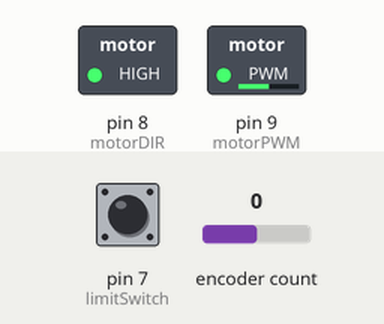
Recording of a sketch running on a simulated Arduino Uno, built with avr-gcc and run on an emulated ATmega328P. On the bench: switched loads named in the sketch (green lamp = pin HIGH). The test bench sets the inputs (shaded band); at power-on: pin 7 (limitSwitch) LOW, encoder count 0. What the sketch prints to the serial monitor is not drawn.

Above: at 0.1 s.
Timing chart, 0 to 1.6 s (numbered marks = the images above):
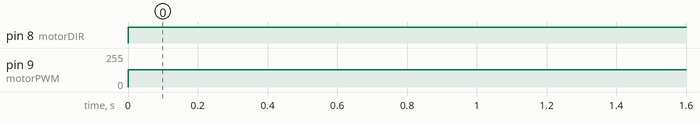

Measured:
- by itself, pin 8 (motorDIR): LOW → HIGH at 0.00 s
- by itself, pin 9 (motorPWM): 0/255 → 128/255 at 0.00 s

The sketch:

motor_start.ino
```cpp
//Mike Collins
//Intel Cornell Cup
//PWM Test Sketch
#define ENCODER_OPTIMIZE_INTERRUPTS
#include <Encoder.h>

////////////////////////////////////////////////////////
//Encoder definition
Encoder myEnc(2, 3);

//Pin definitions
int limitSwitch = 7;
int motorDIR = 8;
int motorPWM = 9;

/*
  PWM Duty Cycle
  (0.xx * 255 = dutyCycle)
*/
int dutyCycle = 0;
int largeCycle = 128; //204
int smallCycle = 76; //76

//Motor specific qualities
int axisDegrees = 90;
int encoderCounts = 15000;
int acceptableDrift = 70;
////////////////////////////////////////////////////////

//Example IIC variable
int destinationDegrees = 50;
int destinationPosition = ((int) (encoderCounts / axisDegrees)) * destinationDegrees;

void setup() {
  pinMode(limitSwitch, INPUT);
  pinMode(motorDIR, OUTPUT);
  Serial.begin(115200);

  Serial.println(destinationPosition);

  //Reset routine
  reset();
}

void loop() {
  //Read encoders
  int newPosition = myEnc.read();
  Serial.println(newPosition);

  //Destination is down
  if(newPosition > destinationPosition) {
    digitalWrite(motorDIR, LOW);
    analogWrite(motorPWM, dutyCycle);
  }

  //Destination is up
  else if(newPosition < destinationPosition) {
    digitalWrite(motorDIR, HIGH);
    analogWrite(motorPWM, dutyCycle);
  }

  //Destination is here
  else {
    //Maintain position
    analogWrite(motorPWM, 0);
    //Serial.println("Destibation is here.");
    while(newPosition < (destinationPosition + acceptableDrift) && newPosition > (destinationPosition - acceptableDrift)) {

      //WE NEED IT FOR SOME REASON!!!
      //delayMicroseconds(1);
      //delay(200);
      Serial.println("Destibation is here.");

      newPosition = myEnc.read();
      dutyCycle = smallCycle;
    }
  }
}

//Bring motor to 0 and reset encoder counter
void reset() {
  dutyCycle = largeCycle;
  Serial.println("Running reset routine.");
  while(digitalRead(limitSwitch) == HIGH) {
    analogWrite(motorPWM, dutyCycle);
  }
  myEnc.write(0);
  Serial.println("Reset routine complete.");
}
```
